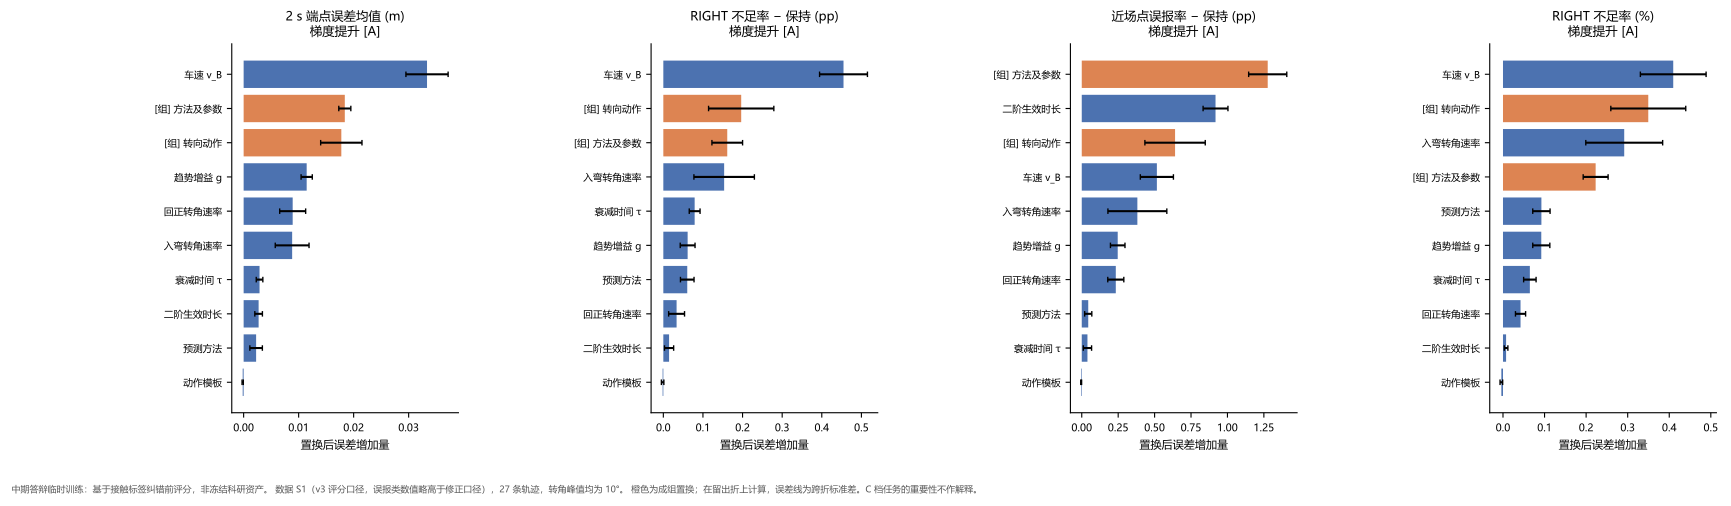

The Python source for this figure:
"""Tavotto entry: existing results only; no training, no simulation.
original_plot_code
"""
import sys
from pathlib import Path
LIBRARY=Path(__file__).resolve().parents[1]
SUPPORT=LIBRARY / "site-packages"
if str(SUPPORT) not in sys.path: sys.path.insert(0,str(SUPPORT))
from _support import draw

fig=draw('M1_核心预测方法', 'fig05_置换重要性')
fig.savefig(Path(__file__).parent / 'M1__fig05_置换重要性.pdf')
